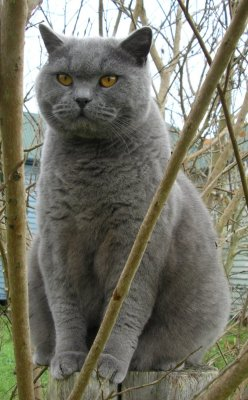
#> input picture resources/cat.jpg, 248 x 400 px
$ jupyter execute Day2_ImageProcessing.ipynb   (shell and % lines are left out)   (older library calls are emulated)
#> lines starting #> are read from the running program, lines starting #| are printed output that depends on the picture
# Image Processing in Python

## Introduction

Yesterday, we gave a brief overview of Python and three powerful libraries we will be using to develop for DeepCell. Today, we will become more familiar with SciPy and in particular the `scikit-image` package as we review the basics of image processing using Python. <i> NB: scikit-image has a description of tag `skimage` that can be used interchageably with the offical name.</i>

In this tutorial, we will cover:

* Loading & Handling Image Data: Input/output, Data Types, and Colorspaces
* Preprocessing: Contrast Adjustment, Background Subtraction, and Filtering
* Foreground Detection: Thresholding and Morphological Operations
* Object Detection and Segmentation: Labeling, Seeding and Expansion
* Postprocessing: Affine Transformations
* Writing Output to Files: Images, JSON, and NPZ

## Loading and Handling Image Data

`skimage` has a number of useful functions we can import to load and manipulate images, as well as save the resulting images. Remember, though, this library builds on NumPy, so we will need to import that library as well.

[cell 1]

import numpy as np

from skimage.io import imread, imsave, imshow
from skimage.transform import resize as imresize

# Read an JPEG image into a numpy array
#img = imread('resources/img_000000000_Phase_000.png')
img = imread('resources/cat.jpg')
#> img is the input picture: shape (400, 248, 3); mean R, G, B 117.6, 116.7, 103.4
print(img.dtype, img.shape)  # Prints "uint8 (400, 248, 3)"
#| uint8 (400, 248, 3)

# We can tint the image by scaling each of the color channels
# by a different scalar constant. The image has shape (400, 248, 3);
# we multiply it by the array [1, 0.95, 0.9] of shape (3,);
# numpy broadcasting means that this leaves the red channel unchanged,
# and multiplies the green and blue channels by 0.95 and 0.9
# respectively.
img_tinted = img * [1, 0.95, 0.9]
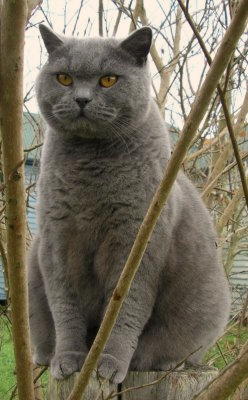
#> img_tinted: shape (400, 248, 3) float64; mean R, G, B 117.6, 110.9, 93.1

# Resize the tinted image to be 300 by 300 pixels.
img_tinted = imresize(img_tinted, (300, 300))
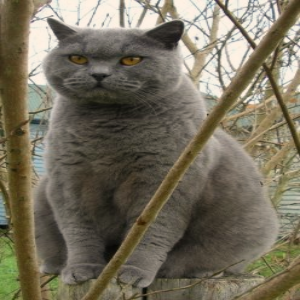
#> img_tinted: shape (300, 300, 3) float64; mean R, G, B 117.6, 110.9, 93.1

# Write the tinted image back to disk
imsave('resources/cat_tinted.jpg', np.uint8(img_tinted))
imshow(img_tinted.astype('uint8'))

Rather than "hardcoding" the file path, a more robust way of handling these operations is to designate a section of code to specify the directory path and file name as variables.

If the file is not in the current working directory, you must also have a way of specifying the path to the directory where the file is stored. In our case, the example images are stored in the directory called 'resources' in the same folder as this notebook. Note that you can use either the full path - something like r"/home/user/bootcamp/intro-to-deepcell/resources/example_cells_1.tif" or the relative path, starting from the current working directory.

NB: Paths and filenames can contain slashes, empty spaces and other special symbols, which can cause trouble for programming languages under certain circumstances. To circumvent such trouble, add the letter r before your string definition to create a so-called 'raw string', which is not affected by these problems (e.g. `my_raw_string = r"some string with funny symbols: \\\!/~***!"`).

[cell 2]
# Create a string variable with the name of the file you'd like to load (here: 'example_cells_1.tif').
# Suggested name for the variable: filename
filename = r'img_000000000_FITC_001.png'

# Create a string variable with the path to the directory that contains the file you'd like to load.
# Suggested name for the variable: dirpath
dirpath = r'resources'  # Relative path
#dirpath = r'/home/user/bootcamp/intro-to-deepcell/resources/img_000000000_FITC_001.png'  # Absolute path

[cell 3]
# Now combine the directory path and file name into one variable, the file path

# Import the function 'join' from the module 'os.path'
# This function automatically takes care of the slashes that need to be added when combining two paths.
from os.path import join

# Print the result to see that everything is correct
# Suggested name for the variable: filepath
filepath = join(dirpath, filename)
print(filepath)

With the file path established, we can load the image (using the `imread` function we imported earlier), make sure the load was successful, and display the image.

[cell 4]
# Load 'img_000000000_Far-red_001.png' and store it in a variable.
# Suggested name for the variable: img
img = imread(filepath)
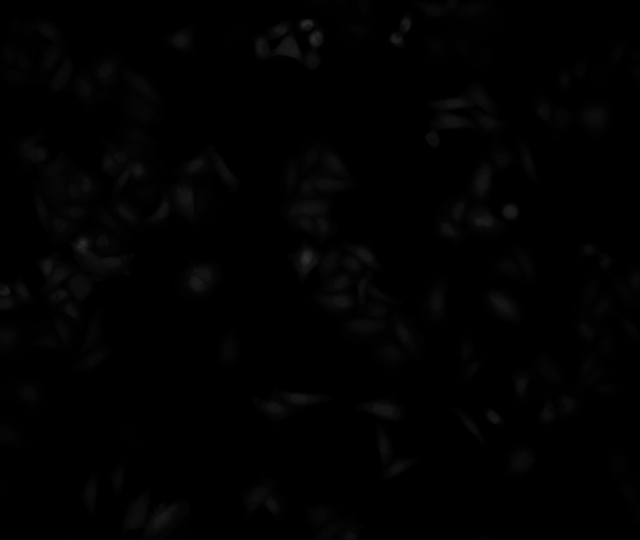
#> input picture resources/img_000000000_FITC_001.png, 1280 x 1080 px (shown at 1/2 size)
#> img is the input picture: shape (1080, 1280) uint16; min 71, max 12342, mean 503.7

[cell 5]
# Check that the load went as expected

# Check that 'img' is a variable of type 'ndarray' - use Python's built-in function 'type'.
print("Loaded array is of type:", type(img).__name__)
#| Loaded array is of type: ndarray

# Print the shape of the array using the numpy-function 'shape'.
print("Loaded array has shape:", img.shape)
#| Loaded array has shape: (1080, 1280)

# Check the datatype of the individual numbers in the array. You can use the array attribute 'dtype' to do so.
print("Loaded values are of type:", img.dtype)
#| Loaded values are of type: uint16

NB: The dtype should be 'uint16', because these are unsigned 16-bit integer images. Another common dtype for images is uint8. You can read more about the differences [here](https://www.mathworks.com/help/matlab/creating_plots/working-with-8-bit-and-16-bit-images.html) and [here](https://printaura.com/8-bit-vs-16-bit-images-whats-the-difference-which-to-use/)

Now we're ready to take a look at the images. To plot the array as an image, use pyplot's functions `plt.imshow` followed by `plt.show`.

You can check the documentation for `plt.imshow` and note the parameters that can be specified, such as colormap (cmap)
and interpolation. Since we are working with scientific data, interpolation is unwelcome, so you should set it to "none". The most common cmap for grayscale images is naturally "gray". You may also want to adjust the size of the figure. You can do this by preparing the figure canvas with the function `plt.figure` before calling `plt.imshow`. The canvas size is adjusted using the keyword argument 'figsize' when calling `plt.figure`.

[cell 6]
import matplotlib.pyplot as plt

plt.figure(figsize=(7, 7))
plt.imshow(img, interpolation='none', cmap='gray')
plt.show()

Don't worry if it's dark, we'll fix that in a minute. In the meantime, for our peace of mind, here is a side-by-side example using our cat image from ealier:

[cell 7]
img2 = imread('resources/cat.jpg')
img_tinted2 = img2 * [1, 0.95, 0.9]

# Show the original image
plt.subplot(1, 2, 1)
plt.imshow(img2)

# Show the tinted image
plt.subplot(1, 2, 2)

# A slight gotcha with imshow is that it might give strange results if presented with data that is not uint8.
# To work around this, we explicitly cast the image to uint8 before displaying it.
plt.imshow(np.uint8(img_tinted2))
plt.show()
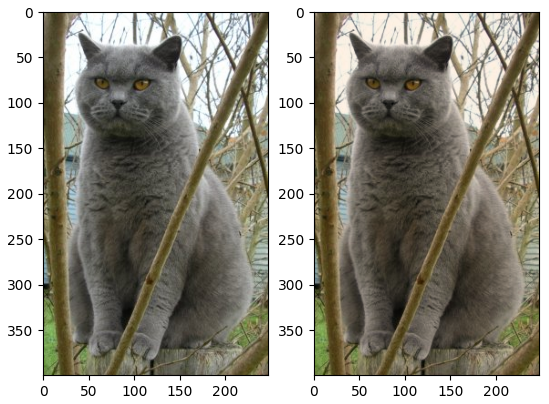
#> figure drawn by matplotlib, 2 panels

## Preprocessing

Raw microscope images, like the ones we will be using to train our neural nets, often start out looking like garbage. Viz.:
![alt text][phase000]

[phase000]: ./resources/img_000000000_Phase_000.png "A Bunch of Cells?"

Before we can really use this image for anything, we need to improve it. This is the (pre)process of preprocessing.

### Contrast Adjustment

One common preprocessing operation is to tweak the image's contrast.

Within `skimage`, there are multiple functions inside the `skimage.exposure` module that relate to contrast adjustment. We will highlight a few of them here:

* `skimage.exposure.histogram`
* `skimage.exposure.equalize_hist`
* `skimage.exposure.equalize_adapthist`
* `skimage.exposure.rescale_intensity`
* `skimage.exposure.adjust_gamma`

#### `skimage.exposure.histogram`

Let's use `skimage.exposure.histogram` to view the distribution of pixel intensities in cat image.

Note the use of indices on the cat image. It's often most informative to look at each channel in a color image separately, which is what we're doing here.

[cell 8]
from skimage.exposure import histogram

# compute histogram in Red channel of cat image
(counts, bins) = histogram(img2[:,:,0])
#> counts = 256 values, max 1019 at index 79, min 0 at index 3, mean 387.5; bins = 256 values from 0 to 255
# view histogram
fig = plt.figure()
ax = fig.add_subplot(1, 1, 1)
ax.scatter(bins,counts)

Very cool.

Now, let's look at our cell image.

[cell 9]
# compute histogram
phase_image = imread("resources/img_000000000_Phase_000.png")
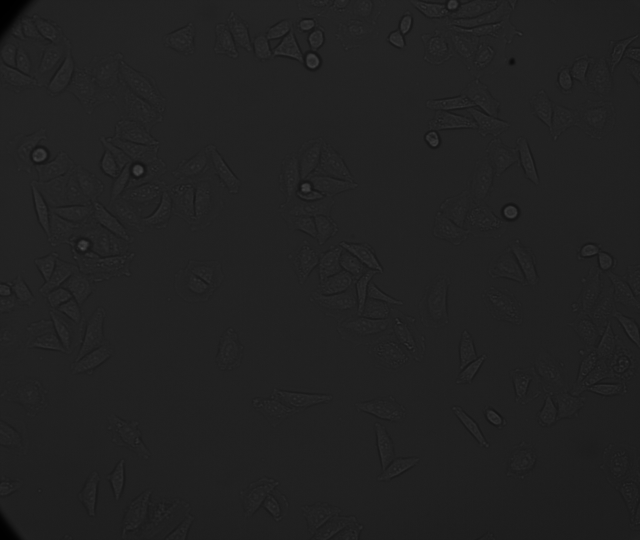
#> input picture resources/img_000000000_Phase_000.png, 1280 x 1080 px (shown at 1/2 size)
#> phase_image is the input picture: shape (1080, 1280) uint16; min 125, max 19829, mean 8440
(counts, bins) = histogram(phase_image)
#> counts = 19705 values, max 1430 at index 8377, min 0 at index 1, mean 70.15; bins = 19705 values from 125 to 19829
# view histogram
fig = plt.figure()
ax = fig.add_subplot(1, 1, 1)
ax.scatter( bins, counts)
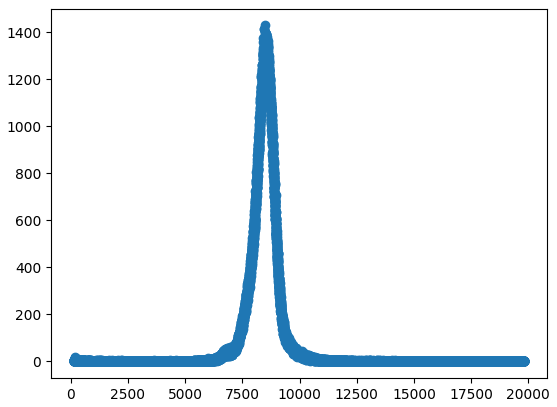
#> figure drawn by matplotlib, 1 panel

What...?

Why is this histogram different from the previous one?

#### skimage.exposure.equalize_hist

Let's use `skimage.exposure.equalize_hist` to change the histogram of the phase_image. This function changes the pixel intensity values in the image by spreading them out as evenly as possible across the pixel intensity range while still preserving relative intensities.

[cell 10]
from skimage.exposure import equalize_hist

# compute histogram
equalized_image = equalize_hist(phase_image)
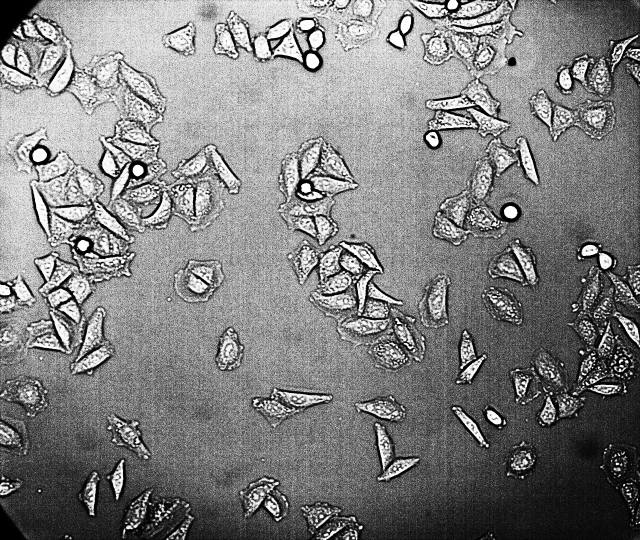
#> equalized_image: shape (1080, 1280) float64 (shown at 1/2 size); min 7.23e-07, max 1, mean 0.5

plt.rcParams['figure.figsize'] = [16, 8]
plt.figure()
plt.subplot(1, 2, 1)
plt.imshow(equalized_image, cmap='gray')
plt.subplot(1, 2, 2)
plt.imshow(phase_image, cmap='gray')
plt.close()

If we compare these two images' histograms side by side:

[cell 11]
# compute histograms
(counts_phase, bins_phase) = histogram(phase_image)
#> counts_phase has the same summary as counts; bins_phase = 19705 values from 125 to 19829
(counts_equalized, bins_equalized) = histogram(equalized_image)
#> counts_equalized = 256 values, max 6644 at index 156, min 4324 at index 190, mean 5400; bins_equalized = 256 values from 0.00195 to 0.998
# view histograms
plt.rcParams['figure.figsize'] = [10,5]
plt.figure()
plt.subplot(1, 2, 1)
plt.scatter(bins_phase,counts_phase)
plt.subplot(1, 2, 2)
plt.scatter(bins_equalized,counts_equalized)
(equalized_image.dtype, equalized_image.min(), equalized_image.max())
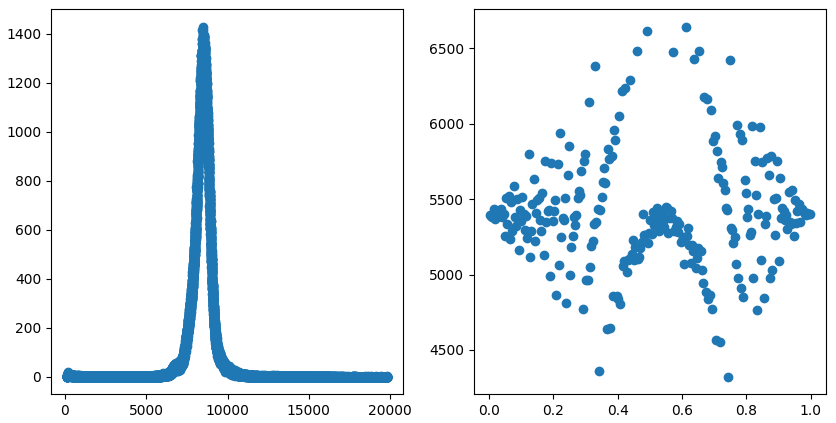
#> figure drawn by matplotlib, 2 panels

We see that the distribution of the pixels has been dramatically transformed! Not only have we moved from a uint16 pixel encoding to some sort of float encoding (probably float64), but we've also redistributed our pixels so that they are spread all across the available pixel value range.

[cell 12]
from skimage import exposure

# compute histograms
(counts_phase, bins_phase) = histogram(phase_image)
(counts_equalized, bins_equalized) = histogram(equalized_image)

# compute cumulative distribution functions
img_cdf_phase, bins_phase = exposure.cumulative_distribution(phase_image, 256)
#> img_cdf_phase = 19705 values from 7.23e-07 to 1
img_cdf_phase = img_cdf_phase
img_cdf_equalized, bins_equalized = exposure.cumulative_distribution(equalized_image, 256)
#> img_cdf_equalized = 256 values from 0.0039 to 1
img_cdf_equalized = img_cdf_equalized

# view histograms
fig, axes = plt.subplots(nrows=1, ncols=2, figsize=(16,8))

## left plot
right_y_axis_0 = axes[0].twinx()
axes[0].scatter(bins_phase,counts_phase)
#axes[0].plot(bins_phase, img_cdf_phase, 'r')
right_y_axis_0.set_ylim(0, 1)
right_y_axis_0.plot(bins_phase, img_cdf_phase, 'r')

## right plot
right_y_axis_1 = axes[1].twinx()
axes[1].scatter(bins_equalized,counts_equalized)
axes[1].set_ylim(4000, 7000)
right_y_axis_1.set_ylim(0, 1)
right_y_axis_1.plot(bins_equalized, img_cdf_equalized, 'r')

What's more, we've actually transformed the cumulative distribution function (CDF) of pixel values so that hte pixels are now optimally spaced across the entire pixel value range. This maximizes the global contrast of the image, which generally makes things easier to see.

To read more about the math of histogram equalization (which is pleasantly intuitive), visit
https://en.wikipedia.org/wiki/Histogram_equalization

#### `skimage.exposure.equalize_adapthist`

As an alternative to `skimage.exposure.equalize_hist`, we can use `skimage.exposure.equalize_adapthist`, which performs the same process of spreading pixel intensity values evenly over the available range. However, whereas `skimage.exposure.equalize_hist` does this for the entire image at once, `skimage.exposure.equalize_adapthist` looks at each pixel within the context of a local neighborhood only. (By default, the neighborhoods are 1/8x1/8 of the image. This neighborhood size can be changed by setting the `kernal_size` argument in `skimage.exposure.equalize_adapthist` to the desired pixel value of the neighborhood. Give it a try.)

`skimage.exposure.equalize_adapthist`'s main advantage over `skimage.exposure.equalize_hist` is that `skimage.exposure.equalize_adapthist` can adjust contrast locally, thus potentially giving better definition to a wider range of features from across the image.

[cell 13]
from skimage.exposure import equalize_adapthist

# compute histogram
equalized_adapted_image = equalize_adapthist(phase_image, kernel_size=None)
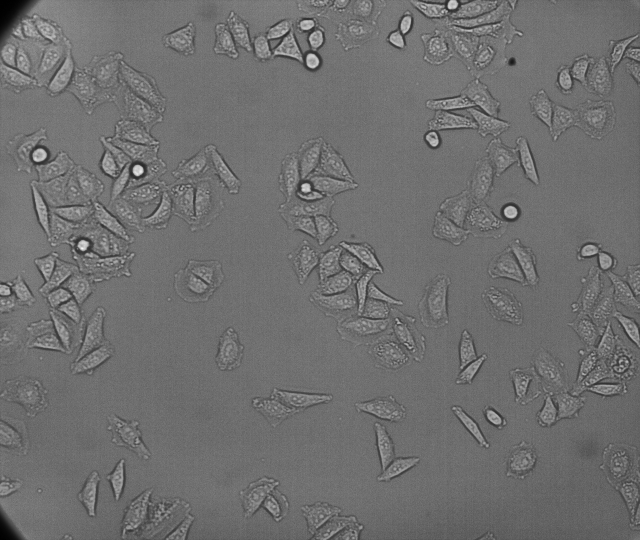
#> equalized_adapted_image: shape (1080, 1280) float64 (shown at 1/2 size); min 0, max 1, mean 0.438

plt.rcParams['figure.figsize'] = [16, 8]
plt.figure()
plt.subplot(1, 2, 1)
plt.title("original phase image")
plt.imshow(phase_image, cmap='gray')
plt.subplot(1, 2, 2)
plt.title("equalized_adapted_image")
plt.imshow(equalized_adapted_image, cmap='gray')

Comparing the original histogram with the histogram resulting from `skimage.exposure.equalize_adapthist`:

[cell 14]
# compute histograms
(counts_phase, bins_phase) = histogram(phase_image)
(counts_equalized, bins_equalized) = histogram(equalized_adapted_image)
#> counts_equalized = 256 values, max 59211 at index 112, min 0 at index 1, mean 5400

# compute cumulative distribution functions
img_cdf_phase, bins_phase = exposure.cumulative_distribution(phase_image, 256)
img_cdf_phase = img_cdf_phase
img_cdf_equalized, bins_equalized = exposure.cumulative_distribution(equalized_adapted_image, 256)
#> img_cdf_equalized = 256 values from 0.000329 to 1
img_cdf_equalized = img_cdf_equalized

# view histograms
fig, axes = plt.subplots(nrows=1, ncols=2, figsize=(16, 8))

## left plot
right_y_axis_0 = axes[0].twinx()
axes[0].scatter(bins_phase,counts_phase)
# axes[0].plot(bins_phase, img_cdf_phase, 'r')
right_y_axis_0.set_ylim(0,1)
right_y_axis_0.plot(bins_phase, img_cdf_phase, 'r')

## right plot
right_y_axis_1 = axes[1].twinx()
axes[1].scatter(bins_equalized,counts_equalized)
# axes[1].set_ylim(4000, 7000)
right_y_axis_1.set_ylim(0, 1)
right_y_axis_1.plot(bins_equalized, img_cdf_equalized, 'r')
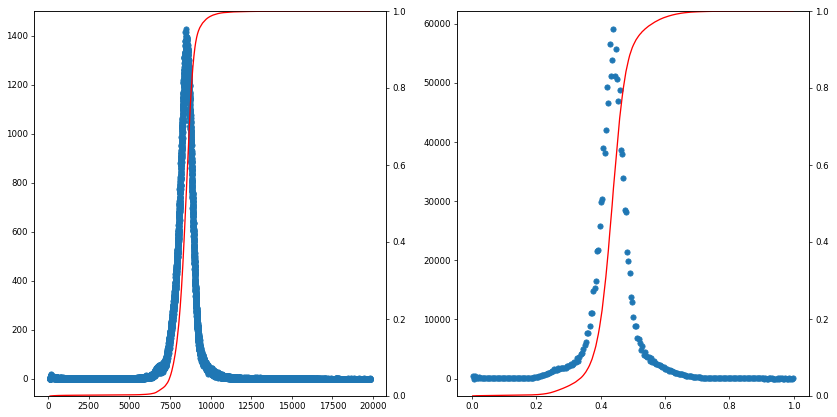
#> figure drawn by matplotlib, 4 panels; panel 3: curve peaks at x = 19829, y = 1; panel 4: curve peaks at x = 0.998, y = 1

The net result of `skimage.exposure.equalize_adapthist` is to spread out really common pixel values somewhat, thereby increasing contrast among common pixel values, but not dramatically altering many values.

Mathematical details can be found here:
https://en.wikipedia.org/wiki/CLAHE

#### `skimage.exposure.rescale_intensity`

#### `skimage.exposure.adjust_gamma`

Contrast adjustment is the process of remapping pixel intensity values in an image such that, generally, there is a broader range of lights and darks, making objects in the image more discernible.

In the example above, the child and lattice work in the left image are visible but, after contrast adjusted right image, they are much more readily visible.

To make the process more quantitative (and, thus, amenable to algorithms), we often refer to the histogram of pixel intensities in an image. Histograms for both images are included above. Note the much wider spread of values in the right histogram, with the pixel values occupying the entire avaiable range.

Although not present on the histograms above, we will often overlay our histograms with cumulative distribution functions (CDF), which provide another quantitatively-motivated way of visualizing our pixel distributions. Don't worry if you know nothing about cumulative distribution functions; we'll be able to talk about them when they come up.

(**Bonus question**: can anyone tell what data type these images are encoded as, assuming their histograms are showing the entire range of possible pixel values? I.e., if we were to check the `.dtype` of these images, what would we see?)

Within `skimage`, there are multiple functions inside the `skimage.exposure` module for contrast adjustment and histogram observation. We will highlight a few of them here:

* `skimage.exposure.histogram`
* `skimage.exposure.equalize_hist`
* `skimage.exposure.equalize_adapthist`
* `skimage.exposure.rescale_intensity`
* `skimage.exposure.adjust_gamma`

#### **`skimage.exposure.histogram`**

Let's use `skimage.exposure.histogram` to view the distribution of pixel intensities in the cat image.

Note the use of indices on the cat image. It's often most informative to look at each channel in a color image separately, which is what we're doing here.

[cell 15]
from skimage.exposure import histogram

# compute histogram in Red channel of cat image
(counts, bins) = histogram(img2[:, :, 0])
#> counts = 256 values, max 1019 at index 79, min 0 at index 3, mean 387.5; bins = 256 values from 0 to 255
#> (the rest of the program and of its run is left out)
